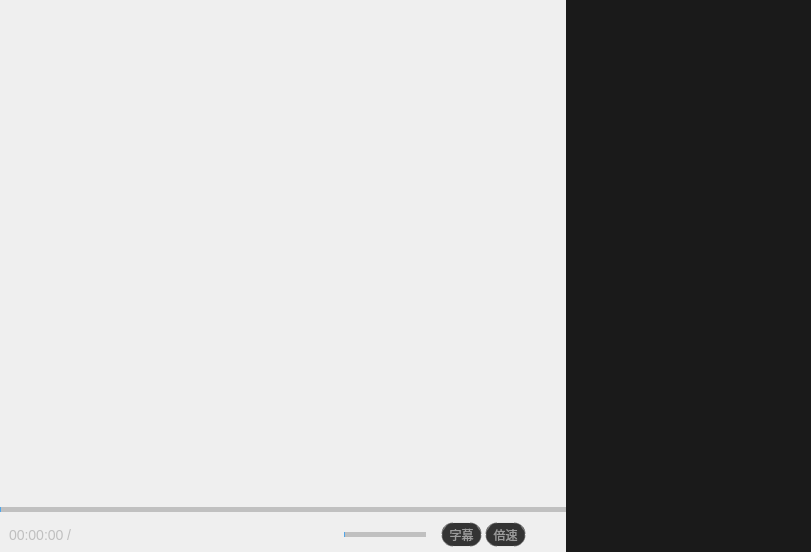
<?xml version="1.0" encoding="UTF-8"?>
<ui version="4.0">
 <class>ToolWidget</class>
 <widget class="QWidget" name="ToolWidget">
  <property name="geometry">
   <rect>
    <x>0</x>
    <y>0</y>
    <width>811</width>
    <height>552</height>
   </rect>
  </property>
  <property name="mouseTracking">
   <bool>true</bool>
  </property>
  <property name="windowTitle">
   <string>ToolWidget</string>
  </property>
  <layout class="QHBoxLayout" name="horizontalLayout_4">
   <property name="spacing">
    <number>0</number>
   </property>
   <property name="leftMargin">
    <number>0</number>
   </property>
   <property name="topMargin">
    <number>0</number>
   </property>
   <property name="rightMargin">
    <number>0</number>
   </property>
   <property name="bottomMargin">
    <number>0</number>
   </property>
   <item>
    <widget class="QSplitter" name="splitter">
     <property name="styleSheet">
      <string notr="true">border:none</string>
     </property>
     <property name="lineWidth">
      <number>1</number>
     </property>
     <property name="orientation">
      <enum>Qt::Horizontal</enum>
     </property>
     <property name="handleWidth">
      <number>0</number>
     </property>
     <property name="childrenCollapsible">
      <bool>false</bool>
     </property>
     <widget class="QGroupBox" name="twLeftGroup">
      <property name="styleSheet">
       <string notr="true">border:none</string>
      </property>
      <property name="title">
       <string/>
      </property>
      <layout class="QVBoxLayout" name="verticalLayout" stretch="3,40,0,3">
       <property name="spacing">
        <number>0</number>
       </property>
       <property name="leftMargin">
        <number>0</number>
       </property>
       <property name="topMargin">
        <number>0</number>
       </property>
       <property name="rightMargin">
        <number>0</number>
       </property>
       <property name="bottomMargin">
        <number>0</number>
       </property>
       <item>
        <widget class="QGroupBox" name="twTopGroup">
         <property name="styleSheet">
          <string notr="true">border:none</string>
         </property>
         <property name="title">
          <string/>
         </property>
         <property name="flat">
          <bool>true</bool>
         </property>
         <layout class="QHBoxLayout" name="horizontalLayout_2" stretch="0,0,0,0,0,0">
          <property name="spacing">
           <number>5</number>
          </property>
          <property name="leftMargin">
           <number>20</number>
          </property>
          <property name="topMargin">
           <number>0</number>
          </property>
          <property name="rightMargin">
           <number>20</number>
          </property>
          <property name="bottomMargin">
           <number>0</number>
          </property>
          <item>
           <widget class="HLabel" name="twFileName">
            <property name="maximumSize">
             <size>
              <width>16777215</width>
              <height>16777215</height>
             </size>
            </property>
            <property name="styleSheet">
             <string notr="true">QLabel
{
    font-size: 13px;
	color: #BFBFBF;
}
</string>
            </property>
            <property name="text">
             <string/>
            </property>
            <property name="textFormat">
             <enum>Qt::PlainText</enum>
            </property>
           </widget>
          </item>
          <item>
           <spacer name="horizontalSpacer_3">
            <property name="orientation">
             <enum>Qt::Horizontal</enum>
            </property>
            <property name="sizeHint" stdset="0">
             <size>
              <width>40</width>
              <height>20</height>
             </size>
            </property>
           </spacer>
          </item>
          <item>
           <widget class="QToolButton" name="tbtnOpenFile">
            <property name="sizePolicy">
             <sizepolicy hsizetype="Fixed" vsizetype="Fixed">
              <horstretch>0</horstretch>
              <verstretch>0</verstretch>
             </sizepolicy>
            </property>
            <property name="styleSheet">
             <string notr="true">border-image: url(:/icon/file.png);</string>
            </property>
            <property name="text">
             <string/>
            </property>
            <property name="toolButtonStyle">
             <enum>Qt::ToolButtonIconOnly</enum>
            </property>
            <property name="autoRaise">
             <bool>false</bool>
            </property>
            <property name="arrowType">
             <enum>Qt::NoArrow</enum>
            </property>
           </widget>
          </item>
          <item>
           <widget class="QToolButton" name="tbtnMinimize">
            <property name="styleSheet">
             <string notr="true">border-image: url(:/icon/minimize.png);</string>
            </property>
            <property name="text">
             <string/>
            </property>
           </widget>
          </item>
          <item>
           <widget class="QToolButton" name="tbtnFullOrNormal">
            <property name="styleSheet">
             <string notr="true">border-image: url(:/icon/fullScreen.png);</string>
            </property>
            <property name="text">
             <string/>
            </property>
           </widget>
          </item>
          <item>
           <widget class="QToolButton" name="tbtnClose">
            <property name="styleSheet">
             <string notr="true">border-image: url(:/icon/close.png);</string>
            </property>
            <property name="text">
             <string/>
            </property>
            <property name="iconSize">
             <size>
              <width>16</width>
              <height>16</height>
             </size>
            </property>
           </widget>
          </item>
         </layout>
        </widget>
       </item>
       <item>
        <widget class="QLabel" name="twBlankLabel">
         <property name="styleSheet">
          <string notr="true">border-image: url(:/icon/logo.png);
border:none;</string>
         </property>
         <property name="text">
          <string/>
         </property>
         <property name="textInteractionFlags">
          <set>Qt::NoTextInteraction</set>
         </property>
        </widget>
       </item>
       <item>
        <widget class="HL::Slider" name="twSlider">
         <property name="sizePolicy">
          <sizepolicy hsizetype="Expanding" vsizetype="Fixed">
           <horstretch>10</horstretch>
           <verstretch>10</verstretch>
          </sizepolicy>
         </property>
         <property name="styleSheet">
          <string notr="true">
QSlider::groove:horizontal{ 
		height: 5px; 
		left: 0px; 
		right: 0px; 
		border:0px;    
	    border-radius:5px; 
		background:rgba(0,0,0,50);
 } 

 QSlider::handle:horizontal{ 
		width:  6px; 
		height: 20px; 
		border-radius:10px;
		margin-top: -10px; 
		margin-left: 0px; 
		margin-bottom: -10px; 
		margin-right: 0px; 
 		border-image:url(:/icon/slider_handle.png);
} 

QSlider::sub-page:horizontal{
	   background:rgba(80,166,234,1);
}</string>
         </property>
         <property name="maximum">
          <number>999</number>
         </property>
         <property name="orientation">
          <enum>Qt::Horizontal</enum>
         </property>
        </widget>
       </item>
       <item>
        <widget class="QGroupBox" name="twBottomGroup">
         <property name="styleSheet">
          <string notr="true">border:none</string>
         </property>
         <property name="title">
          <string/>
         </property>
         <property name="flat">
          <bool>false</bool>
         </property>
         <layout class="QHBoxLayout" name="horizontalLayout">
          <property name="spacing">
           <number>3</number>
          </property>
          <property name="leftMargin">
           <number>9</number>
          </property>
          <property name="topMargin">
           <number>0</number>
          </property>
          <property name="bottomMargin">
           <number>0</number>
          </property>
          <item>
           <widget class="QLabel" name="twCurrentTime">
            <property name="maximumSize">
             <size>
              <width>16777215</width>
              <height>16777215</height>
             </size>
            </property>
            <property name="styleSheet">
             <string notr="true">QLabel
{
    font-size: 14px;
	color: #BFBFBF;
}
</string>
            </property>
            <property name="text">
             <string>00:00:00</string>
            </property>
            <property name="textInteractionFlags">
             <set>Qt::NoTextInteraction</set>
            </property>
           </widget>
          </item>
          <item>
           <widget class="QLabel" name="twTotalTime">
            <property name="styleSheet">
             <string notr="true">QLabel
{
    font-size: 14px;
	color: #BFBFBF;
}
</string>
            </property>
            <property name="text">
             <string>/ </string>
            </property>
           </widget>
          </item>
          <item>
           <spacer name="horizontalSpacer_2">
            <property name="orientation">
             <enum>Qt::Horizontal</enum>
            </property>
            <property name="sizeHint" stdset="0">
             <size>
              <width>20</width>
              <height>20</height>
             </size>
            </property>
           </spacer>
          </item>
          <item>
           <widget class="QGroupBox" name="groupBox">
            <property name="styleSheet">
             <string notr="true">border:none</string>
            </property>
            <property name="title">
             <string/>
            </property>
            <layout class="QHBoxLayout" name="horizontalLayout_3">
             <property name="spacing">
              <number>6</number>
             </property>
             <property name="leftMargin">
              <number>0</number>
             </property>
             <property name="topMargin">
              <number>0</number>
             </property>
             <property name="rightMargin">
              <number>0</number>
             </property>
             <property name="bottomMargin">
              <number>0</number>
             </property>
             <item>
              <widget class="QToolButton" name="twStop">
               <property name="styleSheet">
                <string notr="true">QToolButton:!hover{
	
	border-image: url(:/icon/stop.png);
}
QToolButton:hover {
	border-image: url(:/icon/stop_hover.png);
}
</string>
               </property>
               <property name="text">
                <string/>
               </property>
               <property name="iconSize">
                <size>
                 <width>20</width>
                 <height>20</height>
                </size>
               </property>
              </widget>
             </item>
             <item>
              <spacer name="horizontalSpacer_5">
               <property name="orientation">
                <enum>Qt::Horizontal</enum>
               </property>
               <property name="sizeHint" stdset="0">
                <size>
                 <width>25</width>
                 <height>20</height>
                </size>
               </property>
              </spacer>
             </item>
             <item>
              <widget class="QToolButton" name="twPrev">
               <property name="styleSheet">
                <string notr="true">
QToolButton:hover {
	
	border-image: url(:/icon/prev_hover.png);
}
QToolButton:!hover{
	
	border-image: url(:/icon/prev.png);
}</string>
               </property>
               <property name="text">
                <string/>
               </property>
               <property name="iconSize">
                <size>
                 <width>20</width>
                 <height>20</height>
                </size>
               </property>
              </widget>
             </item>
             <item>
              <spacer name="horizontalSpacer_6">
               <property name="orientation">
                <enum>Qt::Horizontal</enum>
               </property>
               <property name="sizeHint" stdset="0">
                <size>
                 <width>25</width>
                 <height>20</height>
                </size>
               </property>
              </spacer>
             </item>
             <item>
              <widget class="QToolButton" name="tbtnPauseOrPlay">
               <property name="styleSheet">
                <string notr="true">
QToolButton:!hover {
	
	border-image: url(:/icon/play.png);
}
QToolButton:hover{
	
	border-image: url(:/icon/play_hover.png);
}</string>
               </property>
               <property name="text">
                <string/>
               </property>
               <property name="iconSize">
                <size>
                 <width>36</width>
                 <height>30</height>
                </size>
               </property>
               <property name="checkable">
                <bool>false</bool>
               </property>
               <property name="checked">
                <bool>false</bool>
               </property>
              </widget>
             </item>
             <item>
              <spacer name="horizontalSpacer_7">
               <property name="orientation">
                <enum>Qt::Horizontal</enum>
               </property>
               <property name="sizeHint" stdset="0">
                <size>
                 <width>25</width>
                 <height>20</height>
                </size>
               </property>
              </spacer>
             </item>
             <item>
              <widget class="QToolButton" name="twNext">
               <property name="styleSheet">
                <string notr="true">
QToolButton:hover {
	
	border-image: url(:/icon/next_hover.png);
}
QToolButton:!hover{
	
	border-image: url(:/icon/next.png);
}</string>
               </property>
               <property name="text">
                <string/>
               </property>
               <property name="iconSize">
                <size>
                 <width>20</width>
                 <height>20</height>
                </size>
               </property>
              </widget>
             </item>
             <item>
              <spacer name="horizontalSpacer_9">
               <property name="orientation">
                <enum>Qt::Horizontal</enum>
               </property>
               <property name="sizeHint" stdset="0">
                <size>
                 <width>25</width>
                 <height>20</height>
                </size>
               </property>
              </spacer>
             </item>
             <item>
              <widget class="QToolButton" name="twVolume">
               <property name="styleSheet">
                <string notr="true">
QToolButton:hover {
	
	border-image: url(:/icon/voice_on_hover.png);
}
QToolButton:!hover{
	
	border-image: url(:/icon/voice_on.png);
}</string>
               </property>
               <property name="text">
                <string/>
               </property>
               <property name="iconSize">
                <size>
                 <width>20</width>
                 <height>20</height>
                </size>
               </property>
              </widget>
             </item>
             <item>
              <widget class="HL::Slider" name="twVolumeSlider">
               <property name="styleSheet">
                <string notr="true">
QSlider::groove:horizontal{ 
		height: 5px; 
		left: 0px; 
		right: 0px; 
		border:0px;    
	    border-radius:6px; 
		background:rgba(0,0,0,50);
 } 

 QSlider::handle:horizontal{ 
		width:  5px; 
		height: 5px; 
		margin-top: -10px; 
		margin-left: 0px; 
		margin-bottom: -10px; 
		margin-right: 0px; 
 		border-image:url(:/icon/slider_handle.png);
} 

QSlider::sub-page:horizontal{
	   background:rgba(80,166,234,1);
}</string>
               </property>
               <property name="maximum">
                <number>100</number>
               </property>
               <property name="orientation">
                <enum>Qt::Horizontal</enum>
               </property>
              </widget>
             </item>
            </layout>
           </widget>
          </item>
          <item>
           <spacer name="horizontalSpacer">
            <property name="orientation">
             <enum>Qt::Horizontal</enum>
            </property>
            <property name="sizeHint" stdset="0">
             <size>
              <width>20</width>
              <height>20</height>
             </size>
            </property>
           </spacer>
          </item>
          <item>
           <widget class="QToolButton" name="subBtn">
            <property name="styleSheet">
             <string notr="true">QToolButton { 
font-size:12px; 
width: 36px;
height:20px;
color:rgb(155,155,155); 
border: 1px double  rgba(255,255,255,200);
border-radius: 12px;
background-color:rgba(0,0,0,200); 
}
QToolButton::menu-indicator {
    image: none;
}</string>
            </property>
            <property name="text">
             <string>字幕</string>
            </property>
           </widget>
          </item>
          <item>
           <widget class="QToolButton" name="btnSpeed">
            <property name="styleSheet">
             <string notr="true">QToolButton { 
font-size:12px; 
width: 36px;
height:20px;
color:rgb(155,155,155); 
border: 1px double  rgba(255,255,255,200);
border-radius: 12px;
background-color:rgba(0,0,0,200); 
}
QToolButton::menu-indicator {
    image: none;
}</string>
            </property>
            <property name="text">
             <string>倍速</string>
            </property>
           </widget>
          </item>
          <item>
           <widget class="QToolButton" name="listBtn">
            <property name="styleSheet">
             <string notr="true">QToolButton:!hover {
border-image: url(:/icon/playList.png);
}
QToolButton:hover{
	border-image: url(:/icon/playList_hover.png);
}
</string>
            </property>
            <property name="text">
             <string/>
            </property>
            <property name="iconSize">
             <size>
              <width>25</width>
              <height>25</height>
             </size>
            </property>
           </widget>
          </item>
         </layout>
         <zorder>twCurrentTime</zorder>
         <zorder>twTotalTime</zorder>
         <zorder>horizontalSpacer</zorder>
         <zorder>horizontalSpacer_2</zorder>
         <zorder>groupBox</zorder>
         <zorder>listBtn</zorder>
         <zorder>btnSpeed</zorder>
         <zorder>subBtn</zorder>
        </widget>
       </item>
      </layout>
     </widget>
     <widget class="QGroupBox" name="twRightGroup">
      <property name="minimumSize">
       <size>
        <width>0</width>
        <height>0</height>
       </size>
      </property>
      <property name="styleSheet">
       <string notr="true">border:none;</string>
      </property>
      <property name="title">
       <string/>
      </property>
      <property name="flat">
       <bool>true</bool>
      </property>
      <layout class="QHBoxLayout" name="horizontalLayout_5">
       <property name="spacing">
        <number>0</number>
       </property>
       <property name="leftMargin">
        <number>0</number>
       </property>
       <property name="topMargin">
        <number>0</number>
       </property>
       <property name="rightMargin">
        <number>0</number>
       </property>
       <property name="bottomMargin">
        <number>0</number>
       </property>
       <item>
        <widget class="QListWidget" name="twListWidget">
         <property name="minimumSize">
          <size>
           <width>120</width>
           <height>0</height>
          </size>
         </property>
         <property name="styleSheet">
          <string notr="true">QListWidget {
	outline:none;
	background-color: rgb(26,26,26);
}

QListWidget::item {
	height: 50px;
}
QListWidget::item:hover {
	background-color: rgb(50,50,50);
}
QListWidget::item:selected {
	background-color: rgb(50,50,50);
}

QScrollBar::vertical {
background:transparent;
width:8px;
border:0px;
}

QScrollBar::handle:vertical {
background: rgb(80,80,80);
width:8px;

}

QScrollBar::add-line:vertical {
background:none;
border:none;
}

QScrollBar::sub-line:vertical {
background:none;
background-color: rgb(26,26,26);
border:none;
}

QScrollBar::add-page:vertical {

border:none;
background-color: rgb(26,26,26);
}

QScrollBar::sub-page:vertical {

border:none;
background-color: rgb(26,26,26);
}


</string>
         </property>
         <property name="selectionMode">
          <enum>QAbstractItemView::ExtendedSelection</enum>
         </property>
         <property name="movement">
          <enum>QListView::Static</enum>
         </property>
         <property name="resizeMode">
          <enum>QListView::Fixed</enum>
         </property>
        </widget>
       </item>
      </layout>
     </widget>
    </widget>
   </item>
  </layout>
 </widget>
 <customwidgets>
  <customwidget>
   <class>HL::Slider</class>
   <extends>QSlider</extends>
   <header>Slider.h</header>
  </customwidget>
  <customwidget>
   <class>HLabel</class>
   <extends>QLabel</extends>
   <header>HLabel.h</header>
  </customwidget>
 </customwidgets>
 <resources>
  <include location="../res/res.qrc"/>
 </resources>
 <connections/>
</ui>
